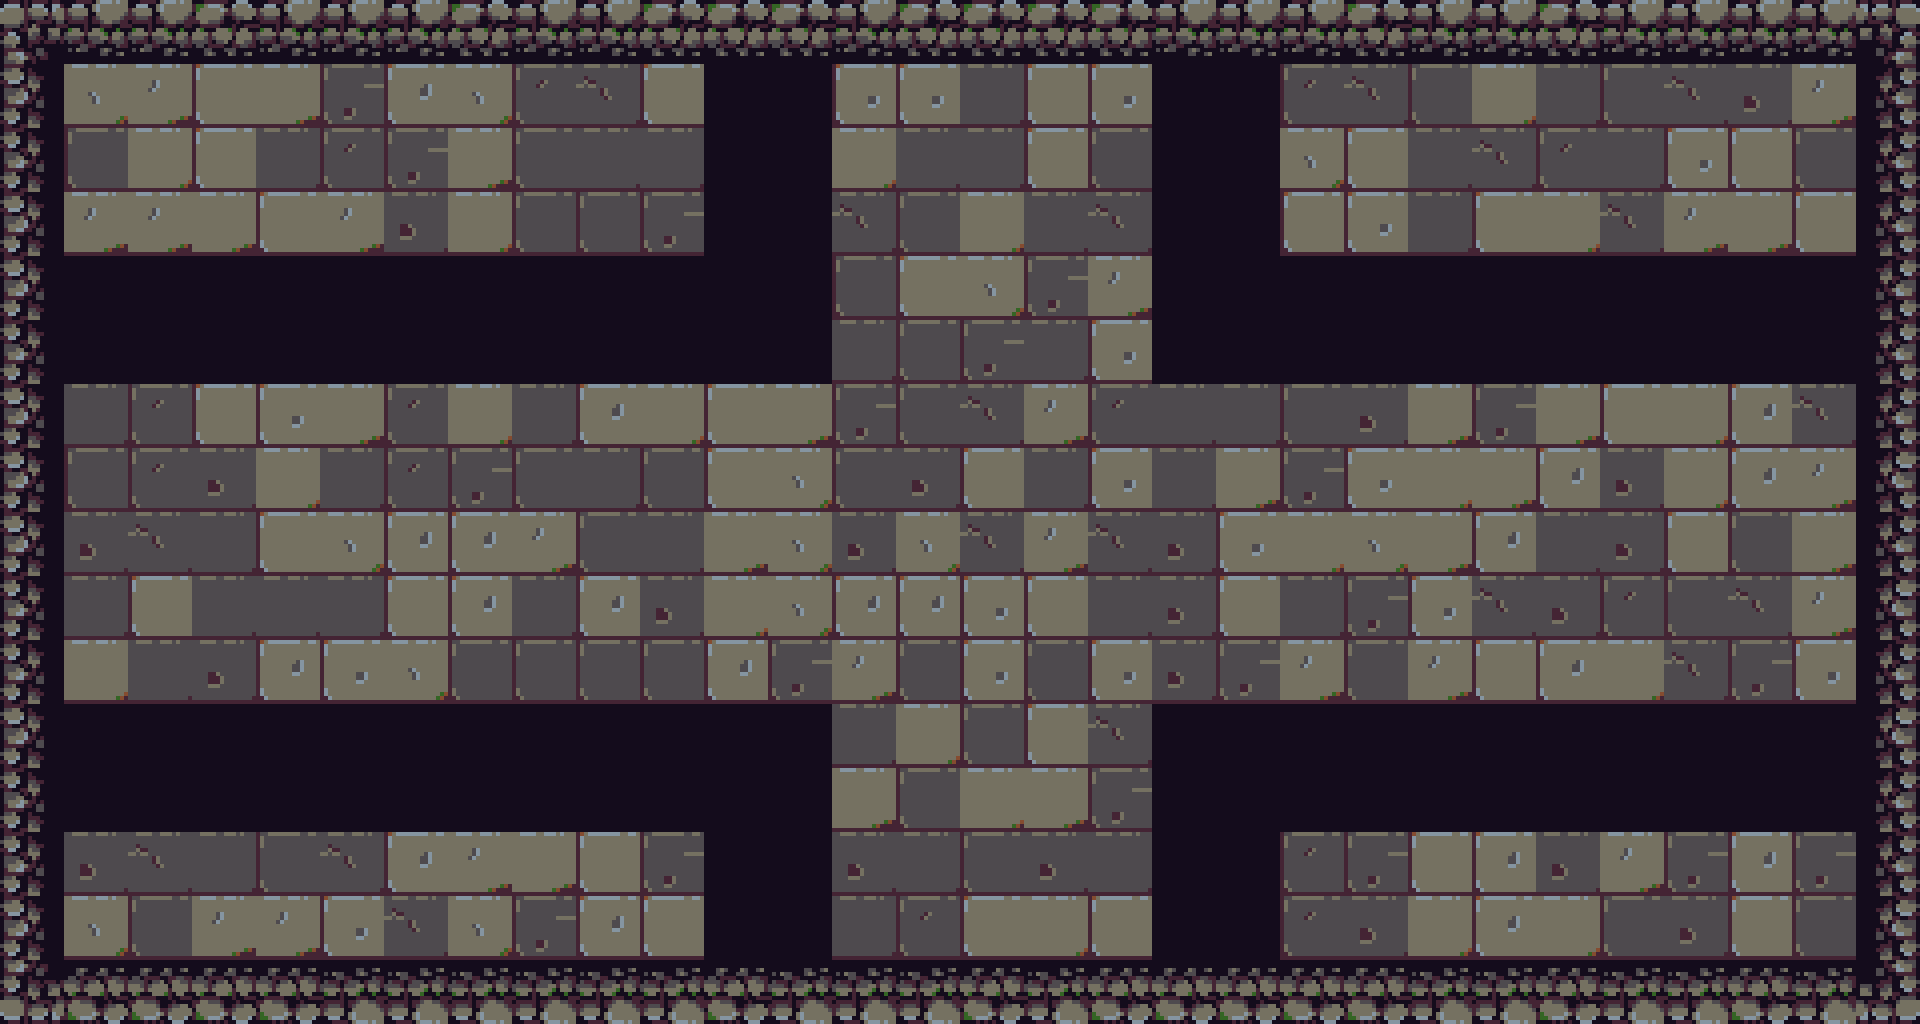

The image is a tile-based game level rendered from a .tmx file. Its description and complete source (layers, tilesets, objects, tile grids) follow:
An orthogonal 30x16 tile map with 64x64 px tiles, 1 tile layer (map), 3 tilesets and 12 objects.

<map version="1.10" tiledversion="1.11.2" orientation="orthogonal" renderorder="left-down" width="30" height="16" tilewidth="64" tileheight="64" infinite="0" nextlayerid="5" nextobjectid="35">
 <tileset firstgid="1" source="../tilesets/[64x64] Dungeon Bricks Shadow.tsx" />
 <tileset firstgid="57" source="../tilesets/[64x64] Dungeon Bricks Plain.tsx" />
 <tileset firstgid="113" source="../tilesets/tileset.tsx" />
 <layer id="1" name="map" width="30" height="16">
  <data encoding="csv">
255,257,257,256,257,257,257,256,257,257,256,256,256,257,256,256,256,256,257,257,257,256,257,257,256,257,257,257,257,258,
275,261,242,201,202,239,262,261,260,240,201,379,379,241,241,219,201,241,216,216,260,240,220,221,219,220,240,259,242,298,
295,199,221,222,219,260,239,202,199,219,219,379,379,221,219,200,222,199,216,216,261,201,219,240,260,219,241,201,220,298,
275,242,242,202,222,242,259,221,220,199,239,379,379,240,220,221,219,240,216,216,222,241,200,201,221,240,242,202,222,298,
275,379,379,379,379,379,379,379,379,379,379,379,379,199,222,261,239,242,216,216,216,216,216,216,216,216,216,216,216,298,
295,379,379,379,379,379,379,379,379,379,379,379,379,219,199,239,200,241,216,216,216,216,216,216,216,216,216,216,216,298,
275,200,260,222,241,202,260,221,219,262,221,201,202,239,199,240,242,260,219,219,220,259,202,239,202,201,221,262,240,298,
275,220,260,259,221,200,260,239,220,200,220,222,261,199,259,201,200,241,219,202,239,241,221,202,262,259,221,262,242,278,
275,259,240,200,201,261,262,262,242,220,219,202,261,259,261,240,242,240,259,241,221,261,202,262,200,259,222,220,202,298,
295,219,222,200,219,219,201,262,219,262,259,221,261,262,262,241,222,200,259,222,219,239,241,240,259,260,199,240,242,278,
295,221,200,259,262,241,261,220,199,199,220,262,239,242,220,241,199,241,259,239,242,220,242,222,262,221,240,239,241,298,
275,379,379,379,379,379,379,379,379,379,379,379,379,200,221,220,201,240,379,379,379,379,379,379,379,379,379,379,379,278,
295,380,380,380,380,380,380,380,380,380,380,379,379,202,199,221,202,239,379,379,379,379,327,327,327,327,379,379,379,298,
295,259,240,200,220,240,262,242,202,201,239,379,379,259,219,220,259,200,379,379,260,239,222,262,259,242,239,262,239,298,
275,261,199,242,242,241,240,261,239,262,222,379,379,219,260,201,221,222,379,379,260,259,221,262,221,220,259,201,199,278,
315,316,316,316,316,317,317,317,317,317,317,316,317,317,317,316,317,316,316,316,316,316,317,317,316,317,317,316,317,318
</data>
 </layer>
 <objectgroup id="2" name="collision">
  <object id="2" x="0" y="0" width="1920" height="64">
   <properties>
    <property name="position" value="UP" />
   </properties>
  </object>
  <object id="3" x="1856" y="0" width="64" height="1024">
   <properties>
    <property name="position" value="RIGHT" />
   </properties>
  </object>
  <object id="4" x="0" y="960" width="1920" height="64">
   <properties>
    <property name="position" value="DOWN" />
   </properties>
  </object>
  <object id="10" x="0" y="0" width="64" height="1024">
   <properties>
    <property name="position" value="LEFT" />
   </properties>
  </object>
  <object id="26" x="1153.17" y="710.259" width="125.244" height="315.214">
   <properties>
    <property name="position" value="RIGHT" />
   </properties>
  </object>
  <object id="28" x="1152.33" y="0.393" width="125.244" height="377.547">
   <properties>
    <property name="position" value="RIGHT" />
   </properties>
  </object>
  <object id="29" x="707.024" y="-1" width="122.976" height="381.25">
   <properties>
    <property name="position" value="LEFT" />
   </properties>
  </object>
  <object id="30" x="706.39" y="710.375" width="124.11" height="314.75">
   <properties>
    <property name="position" value="LEFT" />
   </properties>
  </object>
  <object id="31" x="-0.5" y="259.39" width="826" height="124.11">
   <properties>
    <property name="position" value="UP" />
   </properties>
  </object>
  <object id="32" x="1157.75" y="257.122" width="762" height="126.378">
   <properties>
    <property name="position" value="UP" />
   </properties>
  </object>
  <object id="33" x="1159" y="704.5" width="760.5" height="126.378">
   <properties>
    <property name="position" value="DOWN" />
   </properties>
  </object>
  <object id="34" x="64.75" y="706.5" width="760.5" height="124.11">
   <properties>
    <property name="position" value="DOWN" />
   </properties>
  </object>
 </objectgroup>
 <objectgroup id="3" name="door_collision" locked="1" />
</map>
